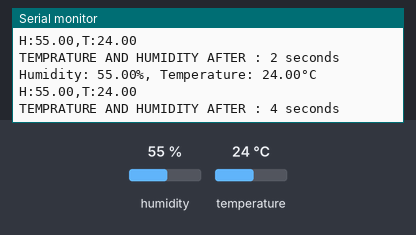
Recording of a sketch running on a simulated Arduino Uno, built with avr-gcc and run on an emulated ATmega328P. Parts: the last lines printed to the serial monitor. The inputs (shaded band) are chosen by the test bench; at power-on: humidity 55 %, temperature 24 °C.

Above: at 4.8 s.
4.9 s: humidity set to 22 %
At 7.0 s:
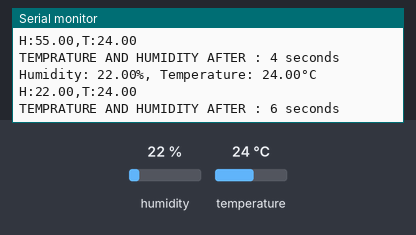
7.9 s: temperature set to 12 °C
At 9.0 s:
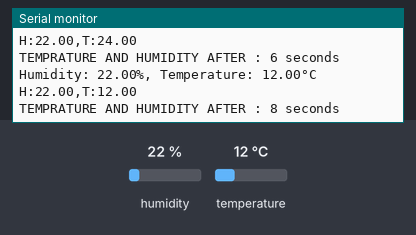
10.9 s: humidity set to 40 %
At 12.9 s:
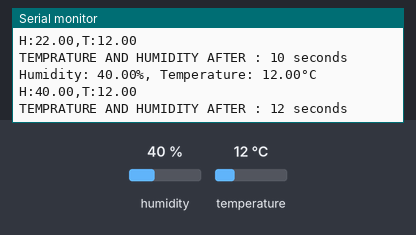
Timing chart, 0 to 14.4 s (numbered marks = the images above; inputs shaded):
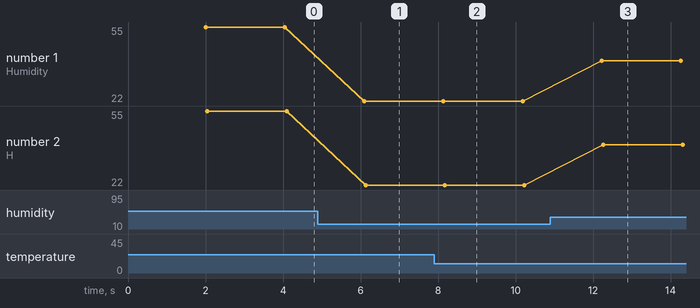

Measured:
- after the input at 4.9 s, the serial monitor: prints a new line after 1.2 s (image 1)
- after the input at 7.9 s, the serial monitor: prints a new line after 0.24 s (image 2)
- after the input at 10.9 s, the serial monitor: prints a new line after 1.3 s (image 3)
- plotted number 1: 55 → 22 after the input at 4.9 s, 22 → 40 after the input at 10.9 s
- plotted number 2: 55 → 22 after the input at 4.9 s, 22 → 40 after the input at 10.9 s

The sketch:

sketch_jan31d.ino
```cpp
#include <DHT.h>

#define DHTPIN 2
#define DHTTYPE DHT22
int i = 1;
DHT dht(DHTPIN, DHTTYPE);

void setup() {
  Serial.begin(9600);
  Serial.println("DHT22 Sensor Test");
  dht.begin();
}

void loop() {
  delay(2000);

  float humidity = dht.readHumidity();
  float temperature = dht.readTemperature();

  if (isnan(humidity) || isnan(temperature)) {
    Serial.println("Failed to read from DHT sensor!");
    return;
  }

  Serial.print("Humidity: ");
  Serial.print(humidity);
  Serial.print("%, Temperature: ");
  Serial.print(temperature);
  Serial.println("°C");


  Serial.print("H:");
  Serial.print(humidity);
  Serial.print(",T:");
  Serial.println(temperature);

  Serial.print("TEMPRATURE AND HUMIDITY AFTER : ");
  Serial.print(i*2);
  Serial.println(" seconds ");
  i = i+1;
}
```
